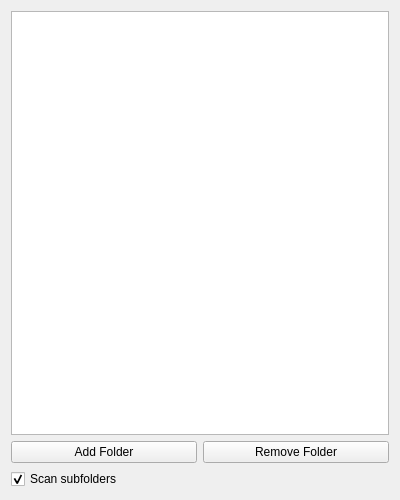
<?xml version="1.0" encoding="UTF-8"?>
<ui version="4.0">
 <class>FolderListWidget</class>
 <widget class="QWidget" name="FolderListWidget">
  <property name="geometry">
   <rect>
    <x>0</x>
    <y>0</y>
    <width>400</width>
    <height>500</height>
   </rect>
  </property>
  <property name="minimumSize">
   <size>
    <width>300</width>
    <height>200</height>
   </size>
  </property>
  <property name="windowTitle">
   <string>Folders</string>
  </property>
  <layout class="QVBoxLayout" name="verticalLayout">
   <item>
    <widget class="QListView" name="listView"/>
   </item>
   <item>
    <layout class="QHBoxLayout" name="horizontalLayout">
     <property name="bottomMargin">
      <number>0</number>
     </property>
     <item>
      <widget class="QPushButton" name="addFolderButton">
       <property name="text">
        <string>Add Folder</string>
       </property>
      </widget>
     </item>
     <item>
      <widget class="QPushButton" name="removeFolderButton">
       <property name="text">
        <string>Remove Folder</string>
       </property>
      </widget>
     </item>
    </layout>
   </item>
   <item>
    <widget class="QCheckBox" name="scanSubFoldersCheckBox">
     <property name="text">
      <string>Scan subfolders</string>
     </property>
     <property name="checked">
      <bool>true</bool>
     </property>
    </widget>
   </item>
  </layout>
 </widget>
 <resources/>
 <connections/>
</ui>
